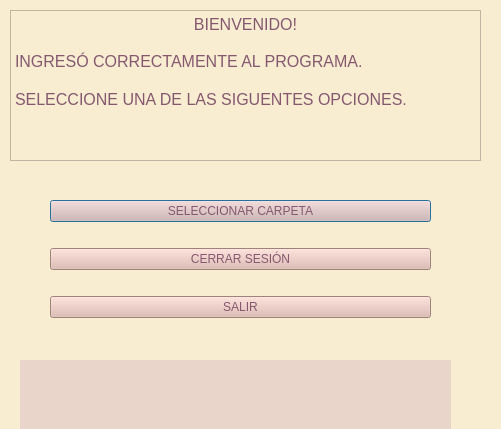
<?xml version="1.0" encoding="UTF-8"?>
<ui version="4.0">
 <class>Dialog</class>
 <widget class="QDialog" name="Dialog">
  <property name="geometry">
   <rect>
    <x>0</x>
    <y>0</y>
    <width>501</width>
    <height>429</height>
   </rect>
  </property>
  <property name="windowTitle">
   <string>Dialog</string>
  </property>
  <widget class="QWidget" name="verticalLayoutWidget">
   <property name="geometry">
    <rect>
     <x>50</x>
     <y>180</y>
     <width>381</width>
     <height>161</height>
    </rect>
   </property>
   <layout class="QVBoxLayout" name="verticalLayout">
    <item>
     <widget class="QPushButton" name="select_path">
      <property name="styleSheet">
       <string notr="true">font: 12pt &quot;Georgia&quot;;
color: rgb(133, 88, 111);
background-color: rgb(222, 182, 171);</string>
      </property>
      <property name="text">
       <string>SELECCIONAR CARPETA</string>
      </property>
     </widget>
    </item>
    <item>
     <widget class="QPushButton" name="regresar">
      <property name="styleSheet">
       <string notr="true">font: 12pt &quot;Georgia&quot;;
background-color: rgb(248, 236, 209);
background-color: rgb(222, 182, 171);
color: rgb(133, 88, 111);</string>
      </property>
      <property name="text">
       <string>CERRAR SESIÓN</string>
      </property>
     </widget>
    </item>
    <item>
     <widget class="QPushButton" name="cerrar">
      <property name="styleSheet">
       <string notr="true">color: rgb(133, 88, 111);
background-color: rgb(222, 182, 171);
font: 12pt &quot;Georgia&quot;;</string>
      </property>
      <property name="text">
       <string>SALIR</string>
      </property>
     </widget>
    </item>
   </layout>
  </widget>
  <widget class="QTextEdit" name="textEdit">
   <property name="geometry">
    <rect>
     <x>10</x>
     <y>10</y>
     <width>471</width>
     <height>151</height>
    </rect>
   </property>
   <property name="styleSheet">
    <string notr="true">color: rgb(133, 88, 111);
font: 12pt &quot;Georgia&quot;;
background-color: rgb(248, 236, 209);</string>
   </property>
   <property name="html">
    <string>&lt;!DOCTYPE HTML PUBLIC &quot;-//W3C//DTD HTML 4.0//EN&quot; &quot;http://www.w3.org/TR/REC-html40/strict.dtd&quot;&gt;
&lt;html&gt;&lt;head&gt;&lt;meta name=&quot;qrichtext&quot; content=&quot;1&quot; /&gt;&lt;style type=&quot;text/css&quot;&gt;
p, li { white-space: pre-wrap; }
&lt;/style&gt;&lt;/head&gt;&lt;body style=&quot; font-family:'Georgia'; font-size:12pt; font-weight:400; font-style:normal;&quot;&gt;
&lt;p align=&quot;center&quot; style=&quot; margin-top:0px; margin-bottom:0px; margin-left:0px; margin-right:0px; -qt-block-indent:0; text-indent:0px;&quot;&gt;BIENVENIDO!&lt;br /&gt;&lt;/p&gt;
&lt;p style=&quot; margin-top:0px; margin-bottom:0px; margin-left:0px; margin-right:0px; -qt-block-indent:0; text-indent:0px;&quot;&gt;INGRESÓ CORRECTAMENTE AL PROGRAMA.&lt;/p&gt;
&lt;p style=&quot;-qt-paragraph-type:empty; margin-top:0px; margin-bottom:0px; margin-left:0px; margin-right:0px; -qt-block-indent:0; text-indent:0px;&quot;&gt;&lt;br /&gt;&lt;/p&gt;
&lt;p style=&quot; margin-top:0px; margin-bottom:0px; margin-left:0px; margin-right:0px; -qt-block-indent:0; text-indent:0px;&quot;&gt;SELECCIONE UNA DE LAS SIGUENTES OPCIONES.&lt;/p&gt;&lt;/body&gt;&lt;/html&gt;</string>
   </property>
  </widget>
  <widget class="QLabel" name="advertencia">
   <property name="geometry">
    <rect>
     <x>20</x>
     <y>360</y>
     <width>431</width>
     <height>81</height>
    </rect>
   </property>
   <property name="styleSheet">
    <string notr="true">background-color: rgb(233, 213, 202);
color: rgb(133, 88, 111);
font: 75 12pt &quot;Georgia&quot;;</string>
   </property>
   <property name="text">
    <string>&lt;!DOCTYPE HTML PUBLIC &quot;-//W3C//DTD HTML 4.0//EN&quot; &quot;http://www.w3.org/TR/REC-html40/strict.dtd&quot;&gt;
&lt;html&gt;&lt;head&gt;&lt;meta name=&quot;qrichtext&quot; content=&quot;1&quot; /&gt;&lt;style type=&quot;text/css&quot;&gt;
p, li { white-space: pre-wrap; }
&lt;/style&gt;&lt;/head&gt;&lt;body style=&quot; font-family:'Georgia'; font-size:12pt; font-weight:400; font-style:normal;&quot;&gt;
&lt;p style=&quot; margin-top:0px; margin-bottom:0px; margin-left:0px; margin-right:0px; -qt-block-indent:0; text-indent:0px;&quot;&gt;&lt;/p&gt;
</string>
   </property>
  </widget>
  <widget class="QLabel" name="label">
   <property name="geometry">
    <rect>
     <x>-30</x>
     <y>-10</y>
     <width>601</width>
     <height>631</height>
    </rect>
   </property>
   <property name="styleSheet">
    <string notr="true">background-color: rgb(248, 236, 209);</string>
   </property>
   <property name="text">
    <string/>
   </property>
  </widget>
  <zorder>label</zorder>
  <zorder>verticalLayoutWidget</zorder>
  <zorder>textEdit</zorder>
  <zorder>advertencia</zorder>
 </widget>
 <resources/>
 <connections/>
</ui>
